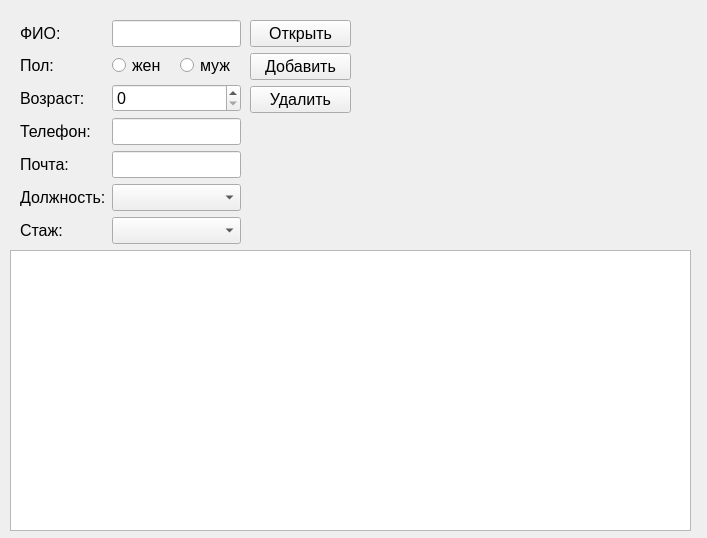
<?xml version="1.0" encoding="UTF-8"?>
<ui version="4.0">
 <class>Form</class>
 <widget class="QWidget" name="Form">
  <property name="geometry">
   <rect>
    <x>0</x>
    <y>0</y>
    <width>707</width>
    <height>538</height>
   </rect>
  </property>
  <property name="font">
   <font>
    <pointsize>12</pointsize>
   </font>
  </property>
  <property name="windowTitle">
   <string>Сотрудники</string>
  </property>
  <widget class="QTableWidget" name="twStaffs">
   <property name="geometry">
    <rect>
     <x>10</x>
     <y>250</y>
     <width>681</width>
     <height>281</height>
    </rect>
   </property>
  </widget>
  <widget class="QWidget" name="">
   <property name="geometry">
    <rect>
     <x>20</x>
     <y>20</y>
     <width>221</width>
     <height>270</height>
    </rect>
   </property>
   <layout class="QFormLayout" name="formLayout">
    <item row="0" column="0">
     <widget class="QLabel" name="label">
      <property name="text">
       <string>ФИО:</string>
      </property>
     </widget>
    </item>
    <item row="0" column="1">
     <widget class="QLineEdit" name="leFio"/>
    </item>
    <item row="1" column="1">
     <layout class="QHBoxLayout" name="horizontalLayout">
      <item>
       <widget class="QRadioButton" name="rbFamale">
        <property name="text">
         <string>жен</string>
        </property>
       </widget>
      </item>
      <item>
       <widget class="QRadioButton" name="rbMale">
        <property name="text">
         <string>муж</string>
        </property>
       </widget>
      </item>
     </layout>
    </item>
    <item row="1" column="0">
     <widget class="QLabel" name="label_2">
      <property name="text">
       <string>Пол:</string>
      </property>
     </widget>
    </item>
    <item row="2" column="0">
     <widget class="QLabel" name="label_3">
      <property name="text">
       <string>Возраст:</string>
      </property>
     </widget>
    </item>
    <item row="2" column="1">
     <widget class="QSpinBox" name="spAge"/>
    </item>
    <item row="3" column="0">
     <widget class="QLabel" name="label_4">
      <property name="text">
       <string>Телефон:</string>
      </property>
     </widget>
    </item>
    <item row="3" column="1">
     <widget class="QLineEdit" name="lePhone"/>
    </item>
    <item row="4" column="0">
     <widget class="QLabel" name="label_5">
      <property name="text">
       <string>Почта:</string>
      </property>
     </widget>
    </item>
    <item row="4" column="1">
     <widget class="QLineEdit" name="leEmail"/>
    </item>
    <item row="5" column="0">
     <widget class="QLabel" name="label_6">
      <property name="text">
       <string>Должность:</string>
      </property>
     </widget>
    </item>
    <item row="5" column="1">
     <widget class="QComboBox" name="cbPost"/>
    </item>
    <item row="6" column="0">
     <widget class="QLabel" name="label_7">
      <property name="text">
       <string>Стаж:</string>
      </property>
     </widget>
    </item>
    <item row="6" column="1">
     <widget class="QComboBox" name="cbExp"/>
    </item>
   </layout>
  </widget>
  <widget class="QWidget" name="">
   <property name="geometry">
    <rect>
     <x>250</x>
     <y>20</y>
     <width>101</width>
     <height>95</height>
    </rect>
   </property>
   <layout class="QVBoxLayout" name="verticalLayout">
    <item>
     <widget class="QPushButton" name="pbOpen">
      <property name="text">
       <string>Открыть</string>
      </property>
     </widget>
    </item>
    <item>
     <widget class="QPushButton" name="pbInsert">
      <property name="text">
       <string>Добавить</string>
      </property>
     </widget>
    </item>
    <item>
     <widget class="QPushButton" name="pbClose">
      <property name="text">
       <string>Удалить</string>
      </property>
     </widget>
    </item>
   </layout>
  </widget>
 </widget>
 <resources/>
 <connections/>
</ui>
